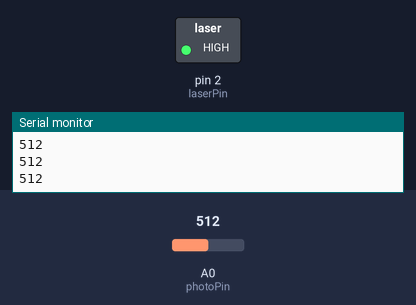
Bench run of a sketch on a simulated Arduino Uno, built with avr-gcc and run on an emulated ATmega328P. On the bench: switched loads named in the sketch (green lamp = pin HIGH), the last lines printed to the serial monitor. The test bench sets the inputs (shaded band); at power-on: A0 (photoPin) = 512.

Above: at 1.2 s.
1.3 s: A0 (photoPin) set to 468
2.8 s: A0 (photoPin) set to 434
At 3.3 s:
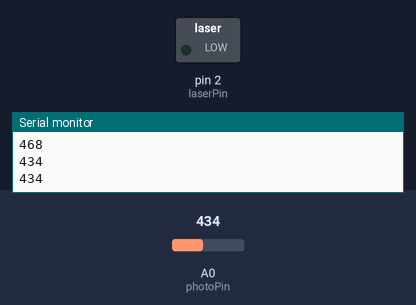
4.5 s: A0 (photoPin) set to 460
At 5.7 s:
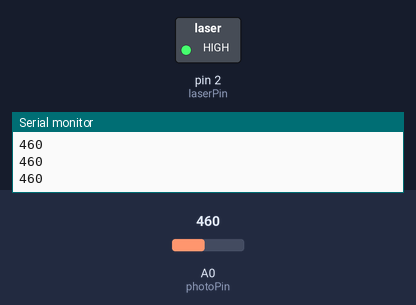
6.0 s: A0 (photoPin) set to 440
At 6.9 s:
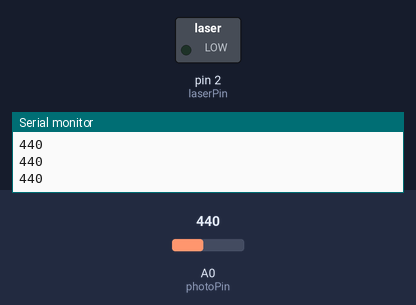
Timing chart, 0 to 8.5 s (numbered marks = the images above; inputs shaded):
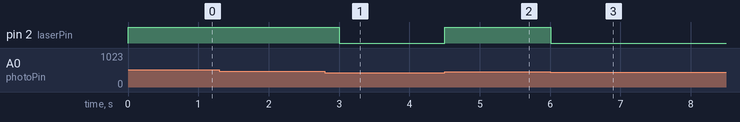

Measured:
- the behaviour switches between 451 and 450 on A0 (photoPin) (found by bisection; images 0 and 1)
- after the input at 2.8 s, pin 2 (laserPin): HIGH → LOW after 0.20 s
- after the input at 4.5 s, pin 2 (laserPin): LOW → HIGH at once
- after the input at 6.0 s, pin 2 (laserPin): HIGH → LOW at once

The sketch:

laser_photo.ino
```cpp
int laserPin = 2;
int photoPin = A0;

void setup() {
  pinMode(laserPin, OUTPUT);
  pinMode(photoPin, INPUT);
  Serial.begin(9600);
}

void loop() {
  int value = analogRead(photoPin);
  value > 450 ? digitalWrite(laserPin, HIGH) : digitalWrite(laserPin, LOW);
  Serial.println(value);
  delay(250);
}
```
